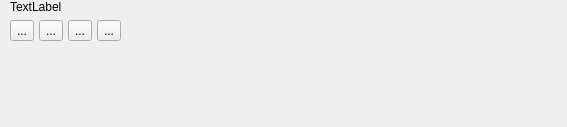
<?xml version="1.0" encoding="UTF-8"?>
<ui version="4.0">
 <class>IdentifyPlusResultsNew</class>
 <widget class="QWidget" name="IdentifyPlusResultsNew">
  <property name="geometry">
   <rect>
    <x>0</x>
    <y>0</y>
    <width>567</width>
    <height>127</height>
   </rect>
  </property>
  <property name="sizePolicy">
   <sizepolicy hsizetype="Preferred" vsizetype="Preferred">
    <horstretch>0</horstretch>
    <verstretch>0</verstretch>
   </sizepolicy>
  </property>
  <property name="windowTitle">
   <string>Form</string>
  </property>
  <layout class="QVBoxLayout" name="verticalLayout">
   <property name="margin">
    <number>0</number>
   </property>
   <item>
    <layout class="QVBoxLayout" name="verticalLayout_4">
     <property name="leftMargin">
      <number>10</number>
     </property>
     <property name="topMargin">
      <number>0</number>
     </property>
     <property name="rightMargin">
      <number>10</number>
     </property>
     <property name="bottomMargin">
      <number>0</number>
     </property>
     <item>
      <widget class="QLabel" name="lblFeatures">
       <property name="text">
        <string>TextLabel</string>
       </property>
      </widget>
     </item>
     <item>
      <layout class="QHBoxLayout" name="horizontalLayout">
       <property name="spacing">
        <number>5</number>
       </property>
       <item>
        <widget class="QToolButton" name="btnFirstRecord">
         <property name="toolTip">
          <string>First feature</string>
         </property>
         <property name="text">
          <string>...</string>
         </property>
         <property name="icon">
          <iconset resource="../resources.qrc">
           <normaloff>:/icons/first.png</normaloff>:/icons/first.png</iconset>
         </property>
        </widget>
       </item>
       <item>
        <widget class="QToolButton" name="btnPrevRecord">
         <property name="toolTip">
          <string>Previous feature</string>
         </property>
         <property name="text">
          <string>...</string>
         </property>
         <property name="icon">
          <iconset resource="../resources.qrc">
           <normaloff>:/icons/previous.png</normaloff>:/icons/previous.png</iconset>
         </property>
        </widget>
       </item>
       <item>
        <widget class="QToolButton" name="btnNextRecord">
         <property name="toolTip">
          <string>Next feature</string>
         </property>
         <property name="text">
          <string>...</string>
         </property>
         <property name="icon">
          <iconset resource="../resources.qrc">
           <normaloff>:/icons/next.png</normaloff>:/icons/next.png</iconset>
         </property>
        </widget>
       </item>
       <item>
        <widget class="QToolButton" name="btnLastRecord">
         <property name="toolTip">
          <string>Last feature</string>
         </property>
         <property name="text">
          <string>...</string>
         </property>
         <property name="icon">
          <iconset resource="../resources.qrc">
           <normaloff>:/icons/last.png</normaloff>:/icons/last.png</iconset>
         </property>
        </widget>
       </item>
       <item>
        <spacer name="horizontalSpacer_2">
         <property name="orientation">
          <enum>Qt::Horizontal</enum>
         </property>
         <property name="sizeHint" stdset="0">
          <size>
           <width>40</width>
           <height>20</height>
          </size>
         </property>
        </spacer>
       </item>
      </layout>
     </item>
    </layout>
   </item>
   <item>
    <widget class="QWidget" name="widget" native="true">
     <property name="sizePolicy">
      <sizepolicy hsizetype="Preferred" vsizetype="Expanding">
       <horstretch>0</horstretch>
       <verstretch>0</verstretch>
      </sizepolicy>
     </property>
     <layout class="QVBoxLayout" name="loObjectContainer">
      <property name="spacing">
       <number>0</number>
      </property>
      <property name="margin">
       <number>0</number>
      </property>
     </layout>
    </widget>
   </item>
  </layout>
 </widget>
 <resources>
  <include location="../resources.qrc"/>
 </resources>
 <connections/>
</ui>
